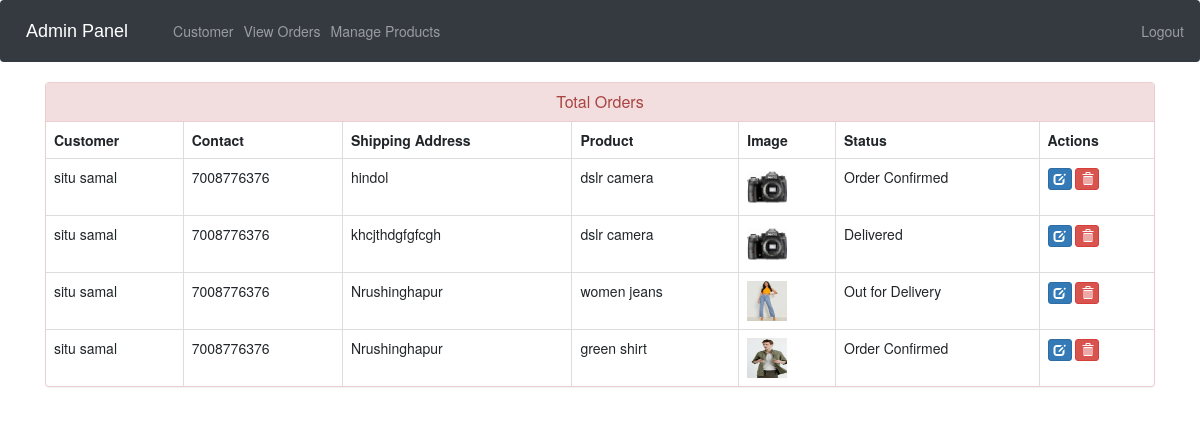
Page /admin-view-booking (signed in) on the committed database.
### ecom/models.py (models this page shows, shortened)
class Customer(models.Model):
    user=models.OneToOneField(User,on_delete=models.CASCADE)
    profile_pic= models.ImageField(upload_to='Customerprofilepic',null=True,blank=True)
    address = models.CharField(max_length=40)
    mobile = models.CharField(max_length=20,null=False)
    @property
    def get_name(self):
        return self.user.first_name+" "+self.user.last_name

class Orders(models.Model):
    STATUS =(
        ('Pending','Pending'),
        ('Order Confirmed','Order Confirmed'),
        ('Out for Delivery','Out for Delivery'),
        ('Delivered','Delivered'),
    )
    customer=models.ForeignKey('Customer', on_delete=models.CASCADE,null=True)
    product=models.ForeignKey('Product',on_delete=models.CASCADE,null=True)
    email = models.CharField(max_length=50,null=True)
    address = models.CharField(max_length=500,null=True)
    mobile = models.CharField(max_length=20,null=True)
    order_date= models.DateField(auto_now_add=True,null=True)
    status=models.CharField(max_length=50,null=True,choices=STATUS)

class Product(models.Model):
    name=models.CharField(max_length=40)
    product_image= models.ImageField(upload_to='product_image/Customerprofilepic',null=True,blank=True)
    price = models.PositiveIntegerField()
    description=models.CharField(max_length=40)

### ecom/views.py (the view)
# urls.py: path('admin-view-booking', views.admin_view_booking_view,name='admin-view-booking'),
@login_required(login_url='adminlogin')
def admin_view_booking_view(request):
    orders=models.Orders.objects.all()
    ordered_products=[]
    ordered_bys=[]
    for order in orders:
        ordered_product=models.Product.objects.all().filter(id=order.product.id)
        ordered_by=models.Customer.objects.all().filter(id = order.customer.id)
        ordered_products.append(ordered_product)
        ordered_bys.append(ordered_by)
    return render(request,'ecom/admin_view_booking.html',{'data':zip(ordered_products,ordered_bys,orders)})

### templates/ecom/admin_view_booking.html (shortened to what this page needs)
{% extends 'ecom/admin_base.html' %}
{% load static %}
{% block content %}
<head>
  <link href="//netdna.bootstrapcdn.com/bootstrap/3.0.0/css/bootstrap.min.css" rel="stylesheet" id="bootstrap-css">
</head>
<div class="container">
  <div class="panel panel-danger">
    <div class="panel-heading">
      <h6 class="panel-title">Total Orders</h6>
    </div>
    <table class="table table-hover table-bordered" id="dev-table">
      <thead>
        <tr>
          <th>Customer</th>
          <th>Contact</th>
          <th>Shipping Address</th>
          <th>Product</th>
          <th>Image</th>
          <th>Status</th>
          <th>Actions</th>
        </tr>
      </thead>
      {% for product,customer,order in data %}
      <tr>
        {% for c in customer %}
        <td> {{c.get_name}}</td>
        <td>{{c.mobile}}</td>
        <td>{{order.address}}</td>
        {% endfor %}
        {% for p in product %}
        <td> {{p.name}}</td>
        <td> <img src="{% static p.product_image.url %}" alt="Profile Pic" height="40px" width="40px" /></td>
        <td>{{order.status}}</td>
        <td><a class="btn btn-primary btn-xs" href="{% url 'update-order' order.id  %}"><span class="glyphicon glyphicon-edit"></span></a>
        <a class="btn btn-danger btn-xs" href="{% url 'delete-order' order.id  %}"><span class="glyphicon glyphicon-trash"></span></a></td>
        {% endfor %}
      </tr>
      {% endfor %}
    </table>
  </div>
</div>
{% endblock content %}

### templates/ecom/admin_view_booking.html (style rules this page uses)
a:link { text-decoration: none; }
h6 { text-align: center; }

### rows in the picture
Orders: address "hindol", status "Order Confirmed"
Customer: get_name "situ samal", mobile "7008776376"
Product: name "dslr camera", product_image (picture)
Orders: address "khcjthdgfgfcgh", status "Delivered"
Orders: address "Nrushinghapur", status "Out for Delivery"
Product: name "women jeans", product_image (picture)
Orders: address "Nrushinghapur", status "Order Confirmed"
Product: name "green shirt", product_image (picture)
